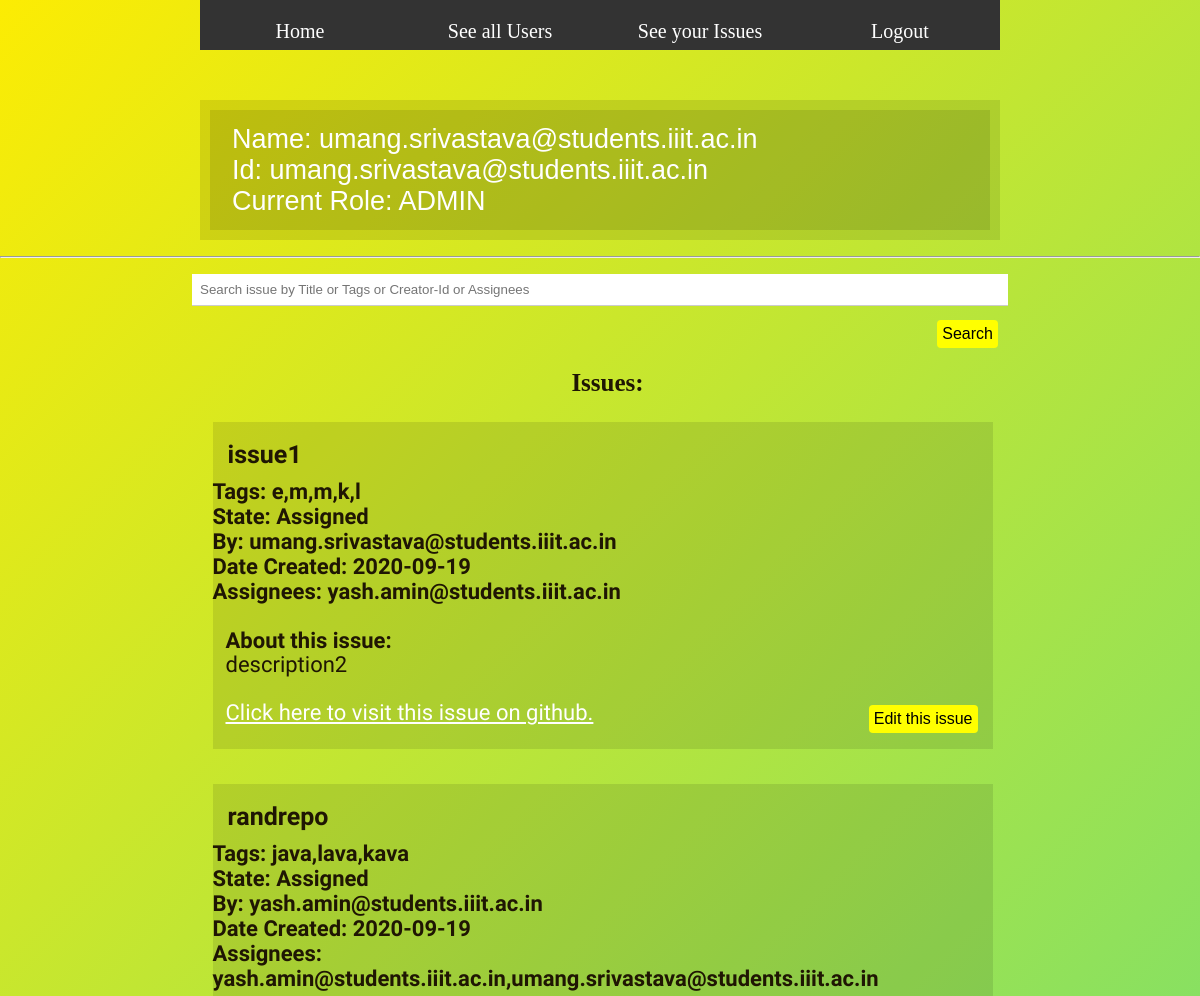
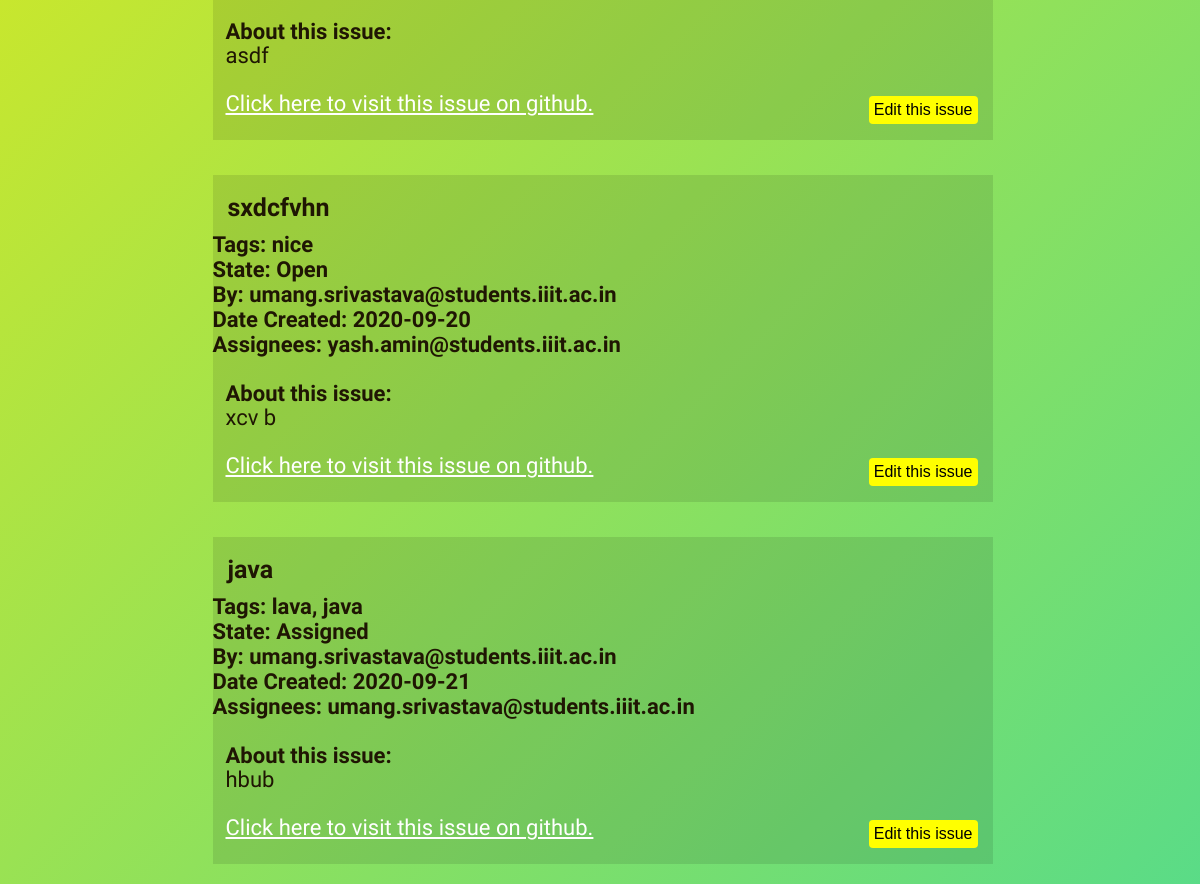
/homepage (signed in), run on the app's committed database (2 pictures, top to bottom).
### app.py (models this page shows, shortened)
class USERS(db.Model):
	id = db.Column(db.Integer, primary_key=True)
	username = db.Column(db.String(100), nullable=True)
	Name = db.Column(db.String(100), nullable=True)
	role = db.Column(db.String(50), nullable=True)

class ISSUES(db.Model):
	id = db.Column(db.Integer, primary_key=True)
	title = db.Column(db.String(100), nullable=False)
	description = db.Column(db.String(200), nullable=False)
	state = db.Column(db.String(100), nullable=False)
	tags = db.Column(db.String(100), nullable=False)
	assignees = db.Column(db.String(200), nullable=True)
	owner = db.Column(db.String(100), nullable=False)
	gitlink = db.Column(db.String(100), nullable=False)
	date_created = db.Column(db.DateTime, default=datetime.utcnow)
	assignees = db.Column(db.String(1000), nullable = True)

### app.py (the view)
@app.route('/homepage', methods = ['GET','POST'])
def homepage():
	current_owner = session["username"]
	current_name = session["Name"]
	current_role = session["role"]
	issues = ISSUES.query.order_by(ISSUES.date_created).all()
	user = USERS.query.filter_by(username = current_owner).all()
	return render_template('/homepage.html',
		username = current_owner,
		Name = current_name,
		Role = current_role,
		issues = issues)

### templates/homepage.html (shortened to what this page needs)
{% extends 'base.html' %}
{% block body %}
    <div id="mainPicture">
        <div class="picture">
            <div id="headerTitle">Name: {{Name}}</div>
            <div id="headerTitle">Id: {{username}}</div>
            <div id="headerTitle">Current Role: {{Role}}</div>
        </div>
    </div>
    <br>
    <hr>
    <br>
    <form action="{{ url_for('search') }}" method="GET">
          <input class="inputbox" type="text" name="search_key" placeholder="Search issue by Title or Tags or Creator-Id or Assignees">
        <div class="contentBox innerBox" style="background-color: rgba(0,0,0,0);">
        <button type="submit" class="button searchbut">Search</button>
        </div>
    </form>
    <h1 style="text-align: center">Issues: </ h1>
    {% if issues|length < 1 %}
    <h4 style="text-align: center">There are no issues. Create one!</h4>
    {% else %}
        {% for issue in issues %}
            <div class="contentBox">
                <div class="innerBox">
                    <h1> {{issue.title}}</h1>
                    <h4 class="tags"> Tags: {{issue.tags}}</h4>
                    <h4 class="state">State: {{issue.state}}</h4>
                    <h4> By: {{issue.owner}}</h4>
                    <h4> Date Created: {{issue.date_created.date()}}</h4>
                    <h4 class="assignees">Assignees: {{issue.assignees}}</h4>
                    <br>
                    <div class="contentText" style="font-size: 22px">
                        <h4>About this issue:</h4>
                        <p> {{issue.description}}</p>
                        <br>
                        <p>
                            <a href="{{issue.gitlink}}" class="gitlink">Click here to visit this issue on github.</a>
                        {% if Role != 'VIEWER'%}
                            <a href="/update/{{issue.id}}"><button class="button">Edit this issue</button></a>
                            <br><br>
                            {% endif %}
                        </p>
                    </div>
                </div>
            </div>
        {% endfor %}
    {% endif %}
{% endblock %}

### static/css/main.css (style rules this page uses)
body { margin: 0; padding: 0; text-align: left; font-family:"Adobe Garamond Pro Bold", Georgia, "Times New Roman", Times, serif; font-size: 13px; background: linear-gradient(-45deg, #8ed523, #23d550, #24d6b3, #fcec03); background-size: 400% 400%; animation: gradient 15s ease infinite; }
* { margin: 0 auto 0 auto; text-align:left; }
#mainPicture { position: relative; margin-top: 50px; clear:both; width:800px; height:140px; background-color: rgba(0,0,0,0.1); }
#mainPicture .picture { font-family: "Comic Sans MS", cursive, sans-serif; position:relative; width:780px; height:120px; top:10px; margin-left:10px; background-color: rgba(0,0,0,0.1); background-repeat:no-repeat; }
#headerTitle { position:relative; text-align:left; top:14px; left:22px; font-size:27px; color:#FFFFFF; }
.contentBox { margin-top:10px; width:800px; height:auto; padding-bottom:20px; }
.contentBox .innerBox { font-family: 'Baumans'; font-weight: lighter; font-size: 22px; margin-left: 5px; position:relative; width:780px; height:auto; top:10px; background-color: rgba(0,0,0,0.1); background-repeat:repeat-x; }
h1 { font-size:25px; margin-bottom:10px; padding-top:18px; margin-left:15px; margin-top:15px; color:#1F1603; }
.contentText { line-height:24px; margin-left:13px; margin-right:13px; }
.gitlink { color:white; }
.button { float: right; background-color: yellow; border-radius: 4px; border: none; color: black; padding: 5px; text-align: center; text-decoration: none; display: inline-block; font-size: 16px; margin: 4px 2px; cursor: pointer; }
.inputbox { padding:8px; display:block; border:none; border-bottom:1px solid #ccc; width:800px }
html, body { text-align: center; }
p { text-align: left; }

### data on the page
USERS: role "ADMIN"
ISSUES: title "issue1", tags "e,m,m,k,l", state "Assigned", owner "umang.srivastava@students.iiit.ac.in", date_created "2020-09-19", assignees "yash.amin@students.iiit.ac.in", description "description2"
ISSUES: title "randrepo", tags "java,lava,kava", state "Assigned", owner "yash.amin@students.iiit.ac.in", date_created "2020-09-19", assignees "yash.amin@students.iiit.ac.in,umang.srivastava@students.iiit.ac.in", description "asdf"
ISSUES: title "sxdcfvhn", tags "nice", state "Open", owner "umang.srivastava@students.iiit.ac.in", date_created "2020-09-20", assignees "yash.amin@students.iiit.ac.in", description "xcv b"
ISSUES: title "java", tags "lava, java", state "Assigned", owner "umang.srivastava@students.iiit.ac.in", date_created "2020-09-21", assignees "umang.srivastava@students.iiit.ac.in", description "hbub"

### other printed values
{{ Name }} "umang.srivastava@students.iiit.ac.in"
{{ username }} "umang.srivastava@students.iiit.ac.in"
